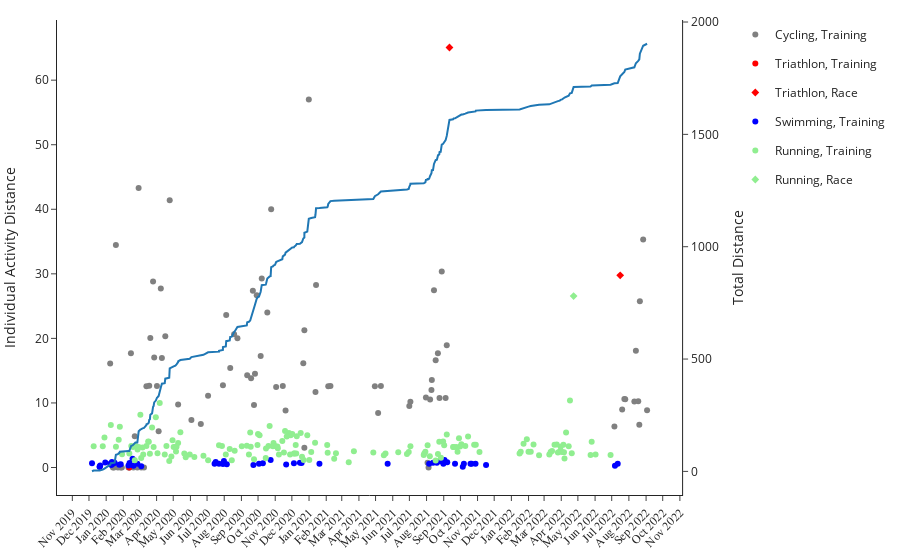

Notebook code for this chart:
### Code cell
Full_fig = make_subplots(specs=[[{"secondary_y": True}]])
# create two independent figures with px.line each containing data from multiple columns

line.update_traces(yaxis="y2")

Full_fig.add_traces(line.data + scatter.data)

Full_fig.layout.yaxis.title="Individual Activity Distance"
Full_fig.layout.yaxis2.title="Total Distance"

Full_fig.for_each_trace(lambda t: t.update(line=dict(color=t.marker.color)))

Full_fig.update_layout(
    margin=dict(l=10, r=10, t=20, b=20),
    template = 'simple_white'
)

Full_fig.update_xaxes(tickangle=-45, 
                         tickfont=dict(family='Calibri', size=12),
                         dtick="M1"
)
Full_fig.show()

### Figure 1 — Plotly figure (JSON) as saved in the notebook; plotly's stock layout.template omitted (floating-point values rounded to 4 significant figures; data arrays with more than 128 entries replaced by an {"elided": "..."} marker saying what was removed)
{"data": [{"hovertemplate": "Date=%{x}<br>Running Total=%{y}<extra></extra>", "legendgroup": "", "line": {"dash": "solid"}, "marker": {"symbol": "circle"}, "mode": "lines", "name": "", "orientation": "v", "showlegend": false, "type": "scatter", "x": {"elided": "295 str values"}, "xaxis": "x", "y": {"elided": "295 float values"}, "yaxis": "y2"}, {"hovertemplate": "<b>%{hovertext}</b><br><br>Activity Type=Cycling<br>Competition=Training<br>Date=%{x}<br>Distance=%{y}<extra></extra>", "hovertext": ["South Jordan Cycling", "Salt Lake City Cycling", "South Jordan Cycling", "South Jordan Cycling", "South Jordan Cycling", "South Jordan Cycling", "South Jordan Cycling", "South Jordan Cycling", "South Jordan Cycling", "South Jordan Cycling", "South Jordan Cycling", "Salt Lake City Cycling", "Salt Lake City Cycling", "Salt Lake City Cycling", "Salt Lake City Cycling", "Salt Lake City Cycling", "Salt Lake City Cycling", "Salt Lake City Cycling", "Salt Lake City Cycling", "Salt Lake City Cycling", "Salt Lake City Cycling", "Indoor Cycling", "Salt Lake City Cycling", "Salt Lake City Cycling", "Salt Lake City Cycling", "Salt Lake City Cycling", "Salt Lake City Cycling", "Salt Lake City Cycling", "Salt Lake City Cycling", "Salt Lake City Cycling", "Salt Lake City Cycling", "Salt Lake City Cycling", "Salt Lake City Cycling", "Luna County Cycling", "Luna County Cycling", "Luna County Cycling", "Luna County Cycling", "Salt Lake City Cycling", "Salt Lake City Cycling", "Salt Lake City Cycling", "Davis County Cycling", "Davis County Cycling", "Salt Lake City Cycling", "Salt Lake City Cycling", "Salt Lake City Cycling", "Salt Lake City Cycling", "Salt Lake City Cycling", "Salt Lake City Cycling", "Salt Lake City Cycling", "Salt Lake City Cycling", "Salt Lake City Cycling", "Salt Lake City Cycling", "Salt Lake City Cycling", "Salt Lake City Cycling", "Salt Lake City Cycling", "Salt Lake City Cycling", "Davis County Cycling", "Salt Lake City Cycling", "Salt Lake City Cycling", "Salt Lake City Cycling", "Salt Lake City Cycling", "Salt Lake City Cycling", "Salt Lake City Cycling", "Salt Lake City Cycling", "Salt Lake City Cycling", "Salt Lake City Cycling", "Salt Lake City Cycling", "Salt Lake City Cycling", "Salt Lake City Cycling", "Salt Lake City Cycling", "Indoor Cycling", "Indoor Cycling", "Salt Lake City Cycling", "Indoor Cycling", "Santa Barbara Cycling", "Indoor Cycling", "Farmington Cycling", "Indoor Cycling", "Indoor Cycling", "Indoor Cycling", "Indoor Cycling", "Indoor Cycling", "Luna County Cycling", "Indoor Cycling", "Indoor Cycling", "First Indoor Cycling Class @ The Gym"], "legendgroup": "Cycling, Training", "line": {"color": "grey"}, "marker": {"color": "grey", "symbol": "circle"}, "mode": "markers", "name": "Cycling, Training", "orientation": "v", "showlegend": true, "type": "scatter", "x": ["2022-09-02T20:09:21", "2022-08-26T17:56:33", "2022-08-20T19:11:10", "2022-08-19T19:17:01", "2022-08-17T20:34:41", "2022-08-13T14:43:49", "2022-08-10T20:18:31", "2022-07-25T09:55:53", "2022-07-23T19:16:37", "2022-07-19T20:50:55", "2022-07-05T21:27:06", "2021-09-06T10:13:05", "2021-09-04T09:21:35", "2021-08-28T10:10:26", "2021-08-24T09:39:01", "2021-08-21T11:04:14", "2021-08-17T10:04:22", "2021-08-14T09:16:27", "2021-08-10T12:38:27", "2021-08-09T19:45:05", "2021-08-07T09:09:42", "2021-08-04T14:46:42", "2021-08-02T19:51:17", "2021-07-30T20:13:30", "2021-07-02T20:24:09", "2021-06-30T20:31:44", "2021-05-10T15:07:51", "2021-05-05T15:22:43", "2021-04-29T16:58:38", "2021-02-08T14:26:16", "2021-02-04T15:37:54", "2021-01-13T15:33:11", "2021-01-12T15:09:33", "2020-12-31T13:30:07", "2020-12-23T14:06:45", "2020-12-23T13:42:11", "2020-12-21T14:48:27", "2020-11-19T15:36:56", "2020-11-14T15:19:23", "2020-11-02T16:03:38", "2020-10-24T15:49:15", "2020-10-17T17:14:37", "2020-10-07T16:04:14", "2020-10-05T17:39:14", "2020-09-28T15:12:09", "2020-09-25T10:48:37", "2020-09-23T17:02:24", "2020-09-21T15:09:57", "2020-09-18T10:31:03", "2020-09-11T10:43:12", "2020-08-24T19:32:01", "2020-08-18T19:28:30", "2020-08-11T19:53:09", "2020-08-04T13:35:00", "2020-07-29T16:00:36", "2020-07-02T20:25:06", "2020-06-19T17:56:03", "2020-06-02T19:04:31", "2020-05-09T19:16:05", "2020-04-24T15:37:17", "2020-04-16T16:09:25", "2020-04-10T12:45:29", "2020-04-08T14:10:59", "2020-04-04T16:19:17", "2020-04-01T15:20:53", "2020-03-27T16:13:41", "2020-03-25T14:45:59", "2020-03-20T15:49:16", "2020-03-18T16:51:57", "2020-03-13T14:40:37", "2020-03-09T06:35:23", "2020-03-04T05:44:17", "2020-02-28T13:13:14", "2020-02-26T05:41:56", "2020-02-21T14:02:28", "2020-02-19T05:39:31", "2020-02-14T16:01:11", "2020-02-12T05:39:40", "2020-02-10T05:38:22", "2020-01-29T05:34:52", "2020-01-27T05:33:31", "2020-01-22T05:36:34", "2020-01-18T13:15:38", "2020-01-15T05:37:58", "2020-01-13T05:41:57", "2020-01-08T05:30:28"], "xaxis": "x", "y": [8.86, 35.3, 25.74, 6.62, 10.27, 18.07, 10.23, 10.56, 10.63, 9, 6.37, 18.92, 10.75, 30.36, 10.76, 17.68, 16.61, 27.46, 13.55, 11.99, 10.53, 0, 0.72, 10.86, 10.17, 9.54, 12.62, 8.46, 12.59, 12.61, 12.59, 28.27, 11.71, 57.02, 21.25, 3.06, 16.16, 8.83, 12.64, 12.46, 40.01, 24.01, 29.29, 17.28, 26.67, 14.52, 9.67, 27.38, 13.82, 14.29, 20.04, 20.65, 15.42, 23.64, 12.73, 11.1, 6.73, 7.36, 9.75, 41.41, 20.34, 16.98, 27.74, 5.62, 12.62, 17.04, 28.83, 20.05, 12.67, 12.58, 0, 0, 43.31, 0, 4.85, 0, 17.69, 0, 0, 0, 0, 0, 34.48, 0, 0, 16.1], "yaxis": "y"}, {"hovertemplate": "<b>%{hovertext}</b><br><br>Activity Type=Triathlon<br>Competition=Training<br>Date=%{x}<br>Distance=%{y}<extra></extra>", "hovertext": ["Multi-Sport"], "legendgroup": "Triathlon, Training", "line": {"color": "red"}, "marker": {"color": "red", "symbol": "circle"}, "mode": "markers", "name": "Triathlon, Training", "orientation": "v", "showlegend": true, "type": "scatter", "x": ["2020-02-11T16:48:43"], "xaxis": "x", "y": [0], "yaxis": "y"}, {"hovertemplate": "<b>%{hovertext}</b><br><br>Activity Type=Triathlon<br>Competition=Race<br>Date=%{x}<br>Distance=%{y}<extra></extra>", "hovertext": ["Summit County Multisport", "Syracuse Multisport"], "legendgroup": "Triathlon, Race", "line": {"color": "red"}, "marker": {"color": "red", "symbol": "diamond"}, "mode": "markers", "name": "Triathlon, Race", "orientation": "v", "showlegend": true, "type": "scatter", "x": ["2022-07-16T07:16:24", "2021-09-11T07:41:11"], "xaxis": "x", "y": [29.77, 65.06], "yaxis": "y"}, {"hovertemplate": "<b>%{hovertext}</b><br><br>Activity Type=Swimming<br>Competition=Training<br>Date=%{x}<br>Distance=%{y}<extra></extra>", "hovertext": ["Pool Swimming", "Pool Swimming", "Pool Swimming", "Swimming", "Pool Swimming", "Pool Swimming", "Pool Swimming", "Pool Swimming", "Pool Swimming", "Pool Swimming", "Pool Swimming", "Pool Swimming", "Pool Swimming", "Pool Swimming", "Pool Swimming", "Pool Swimming", "Pool Swimming", "Salt Lake City Swimming", "Pool Swimming", "Pool Swimming", "Pool Swimming", "Pool Swimming", "Pool Swimming", "Pool Swimming", "Pool Swimming", "Pool Swimming", "Pool Swimming", "Pool Swimming", "Pool Swimming", "Pool Swimming", "Pool Swimming", "Pool Swimming", "Pool Swimming", "Lap Swimming", "Lap Swimming", "Lap Swimming", "Lap Swimming", "Lap Swimming", "Lap Swimming", "Lap Swimming", "Lap Swimming", "Lap Swimming", "Lap Swimming", "Lap Swimming", "Lap Swimming", "Overstrand Open Water Swimming", "Aston Bay Open Water Swimming", "Aston Bay Open Water Swimming", "Aston Bay Open Water Swimming", "Lap Swimming"], "legendgroup": "Swimming, Training", "line": {"color": "blue"}, "marker": {"color": "blue", "symbol": "circle"}, "mode": "markers", "name": "Swimming, Training", "orientation": "v", "showlegend": true, "type": "scatter", "x": ["2022-07-11T20:18:01", "2022-07-06T20:34:33", "2021-11-16T07:55:28", "2021-10-28T08:00:00", "2021-10-21T07:53:32", "2021-10-19T07:51:32", "2021-10-07T07:38:19", "2021-10-05T07:48:44", "2021-09-21T08:00:38", "2021-09-07T07:26:21", "2021-09-02T07:21:57", "2021-08-31T07:21:30", "2021-08-26T10:56:54", "2021-08-19T14:36:08", "2021-08-12T15:03:31", "2021-08-05T15:16:58", "2021-05-22T19:12:40", "2021-01-19T17:58:26", "2020-12-18T12:51:50", "2020-12-15T12:31:09", "2020-12-04T17:25:42", "2020-11-20T17:19:08", "2020-10-23T16:59:59", "2020-10-09T16:50:48", "2020-10-02T17:06:38", "2020-09-22T15:06:05", "2020-08-05T15:08:05", "2020-07-31T11:21:22", "2020-07-29T15:26:13", "2020-07-22T14:08:59", "2020-07-16T14:41:38", "2020-07-14T14:39:44", "2020-03-04T06:39:47", "2020-02-26T06:39:57", "2020-02-19T06:30:27", "2020-02-17T15:31:40", "2020-02-12T06:40:40", "2020-02-10T06:30:20", "2020-01-27T06:39:54", "2020-01-24T15:25:47", "2020-01-16T06:19:01", "2020-01-13T06:47:01", "2020-01-11T08:10:45", "2020-01-10T08:45:15", "2020-01-08T12:43:07", "2019-12-30T09:40:31", "2019-12-21T06:16:25", "2019-12-20T07:30:21", "2019-12-20T07:09:26", "2019-12-06T11:13:37"], "xaxis": "x", "y": [0.5682, 0.2841, 0.3977, 0.5682, 0.5682, 0.5682, 0.5682, 0.1136, 0.5682, 0.8239, 1.179, 0.5966, 0.9659, 0.7456, 0.7456, 0.5682, 0.5682, 0.5682, 0.6818, 0.7386, 0.6534, 0.4688, 1.165, 0.6534, 0.5824, 0.3728, 0.4972, 1.023, 0.5282, 0.5824, 0.8665, 0.5682, 0.1818, 0.5682, 0.2841, 1.364, 0.6818, 0.3068, 0.5114, 0.4091, 0.7386, 0.5795, 0.8523, 0.3977, 0.5909, 0.783, 0.3006, 0.1222, 0.1091, 0.6676], "yaxis": "y"}, {"hovertemplate": "<b>%{hovertext}</b><br><br>Activity Type=Running<br>Competition=Training<br>Date=%{x}<br>Distance=%{y}<extra></extra>", "hovertext": {"elided": "155 str values"}, "legendgroup": "Running, Training", "line": {"color": "lightgreen"}, "marker": {"color": "lightgreen", "symbol": "circle"}, "mode": "markers", "name": "Running, Training", "orientation": "v", "showlegend": true, "type": "scatter", "x": {"elided": "155 str values"}, "xaxis": "x", "y": {"elided": "155 float values"}, "yaxis": "y"}, {"hovertemplate": "<b>%{hovertext}</b><br><br>Activity Type=Running<br>Competition=Race<br>Date=%{x}<br>Distance=%{y}<extra></extra>", "hovertext": ["Salt Lake City Running"], "legendgroup": "Running, Race", "line": {"color": "lightgreen"}, "marker": {"color": "lightgreen", "symbol": "diamond"}, "mode": "markers", "name": "Running, Race", "orientation": "v", "showlegend": true, "type": "scatter", "x": ["2022-04-23T07:08:58"], "xaxis": "x", "y": [26.56], "yaxis": "y"}], "layout": {"margin": {"b": 20, "l": 10, "r": 10, "t": 20}, "xaxis": {"anchor": "y", "domain": [0, 0.94], "dtick": "M1", "tickangle": -45, "tickfont": {"family": "Calibri", "size": 12}}, "yaxis": {"anchor": "x", "domain": [0, 1], "title": {"text": "Individual Activity Distance"}}, "yaxis2": {"anchor": "x", "overlaying": "y", "side": "right", "title": {"text": "Total Distance"}}}}
